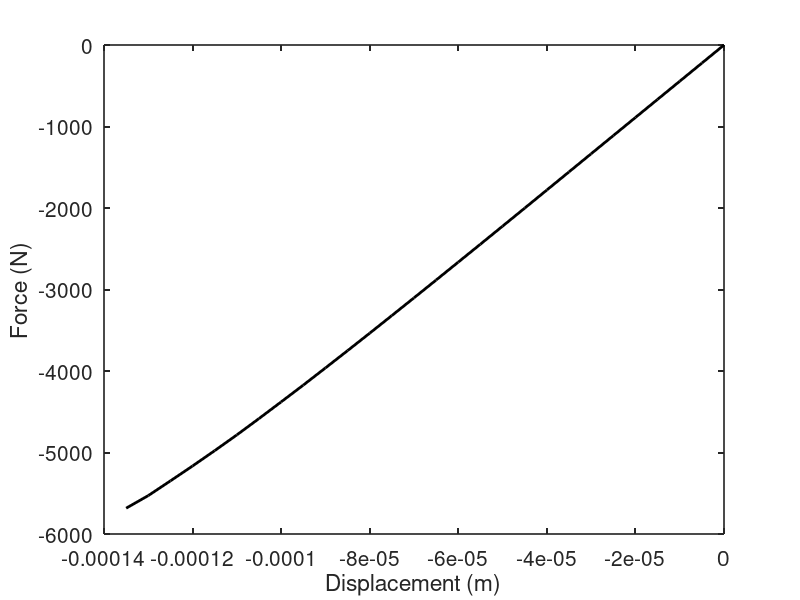

This figure's MATLAB source:
A=load('ux.txt');
displacement= A(:,2);

B = load('fx.txt');
force = B(:,2);






figure(1,'position',[50,50,1300,950])
plot(displacement,force,'k-',"linewidth", 2) 
 
#legend('Longitudinal direction','Transverse direction','Location','NorthWest', "fontsize", 10)
set(gca, "linewidth",1.2, "fontsize", 15)


xlabel('Displacement (m)')
ylabel('Force (N)')




